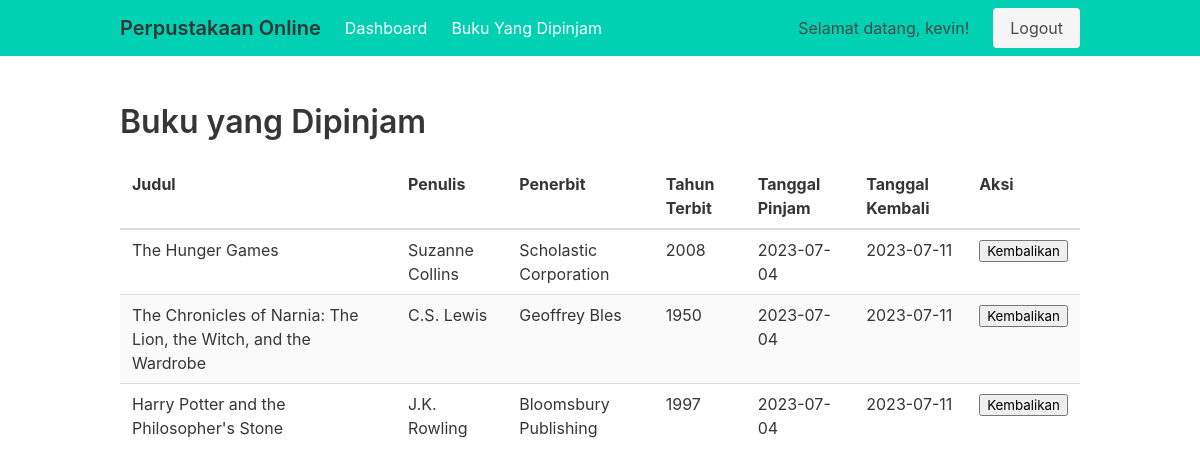
/buku_yang_dipinjam.php (signed in), run on the app's committed database.
### tables this page shows
CREATE TABLE `peminjaman` (
  `id` int NOT NULL,
  `id_buku` int NOT NULL,
  `id_anggota` int NOT NULL,
  `tanggal_pinjam` date NOT NULL,
  `tanggal_kembali` date NOT NULL
);

CREATE TABLE `buku` (
  `id` int NOT NULL,
  `judul` varchar(255) NOT NULL,
  `penulis` varchar(100) NOT NULL,
  `penerbit` varchar(100) NOT NULL,
  `tahun_terbit` int NOT NULL,
  `sinopsis` text,
  `stok` int NOT NULL DEFAULT '0'
);

### buku_yang_dipinjam.php (the view, shortened to what this page needs)
<?php
include 'koneksi.php';
$id_anggota = $_SESSION['id'];
$query = "SELECT peminjaman.id, peminjaman.id_buku, buku.judul, buku.penulis, buku.penerbit, buku.tahun_terbit, peminjaman.tanggal_pinjam, peminjaman.tanggal_kembali
          FROM peminjaman
          INNER JOIN buku ON peminjaman.id_buku = buku.id
          WHERE peminjaman.id_anggota = $id_anggota";
$result = mysqli_query($conn, $query);
include 'header.php';
?>
<section class="section">
  <div class="container">
    <h1 class="title">Buku yang Dipinjam</h1>
    <?php
    if (mysqli_num_rows($result) > 0) {
      echo '<table class="table is-striped is-fullwidth">';
      echo '<thead>';
      echo '<tr>';
      echo '<th>Judul</th>';
      echo '<th>Penulis</th>';
      echo '<th>Penerbit</th>';
      echo '<th>Tahun Terbit</th>';
      echo '<th>Tanggal Pinjam</th>';
      echo '<th>Tanggal Kembali</th>';
      echo '<th>Aksi</th>';
      echo '</tr>';
      echo '</thead>';
      echo '<tbody>';
      while ($row = mysqli_fetch_assoc($result)) {
        $tanggal_sekarang = date('Y-m-d');
        $selisih_hari = strtotime($tanggal_sekarang) - strtotime($row['tanggal_kembali']);
        $selisih_hari = floor($selisih_hari / (60 * 60 * 24));
        echo '<tr>';
        echo '<td>' . $row['judul'] . '</td>';
        echo '<td>' . $row['penulis'] . '</td>';
        echo '<td>' . $row['penerbit'] . '</td>';
        echo '<td>' . $row['tahun_terbit'] . '</td>';
        echo '<td>' . $row['tanggal_pinjam'] . '</td>';
        if ($selisih_hari > 0) {
          echo '<td class="warna-kuning">' . $row['tanggal_kembali'] . '</td>';
          $denda = $selisih_hari * 10000;
          echo '<td><button onclick="konfirmasiKembalikan(' . $row['id_buku'] . ', ' . $denda . ')">Kembalikan</button> (Denda: Rp' . $denda . ')</td>';
        } else {
          echo '<td>' . $row['tanggal_kembali'] . '</td>';
          echo '<td><button onclick="konfirmasiKembalikan(' . $row['id_buku'] . ', 0)">Kembalikan</button></td>';
        }
        echo '</tr>';
      }
      echo '</tbody>';
      echo '</table>';
    } else {
      echo '<p>Belum ada buku yang dipinjam.</p>';
    }
    ?>
  </div>
</section>

### data on the page
peminjaman: id_buku.judul "The Hunger Games", id_buku.penulis "Suzanne Collins", id_buku.penerbit "Scholastic Corporation", id_buku.tahun_terbit "2008", tanggal_pinjam "2023-07-04", tanggal_kembali "2023-07-11"
peminjaman: id_buku.judul "The Chronicles of Narnia: The Lion, the Witch, and the Wardrobe", id_buku.penulis "C.S. Lewis", id_buku.penerbit "Geoffrey Bles", id_buku.tahun_terbit "1950", tanggal_pinjam "2023-07-04", tanggal_kembali "2023-07-11"
peminjaman: id_buku.judul "Harry Potter and the Philosopher's Stone", id_buku.penulis "J.K. Rowling", id_buku.penerbit "Bloomsbury Publishing", id_buku.tahun_terbit "1997", tanggal_pinjam "2023-07-04", tanggal_kembali "2023-07-11"

### other printed values
$_SESSION['username'] "kevin"
